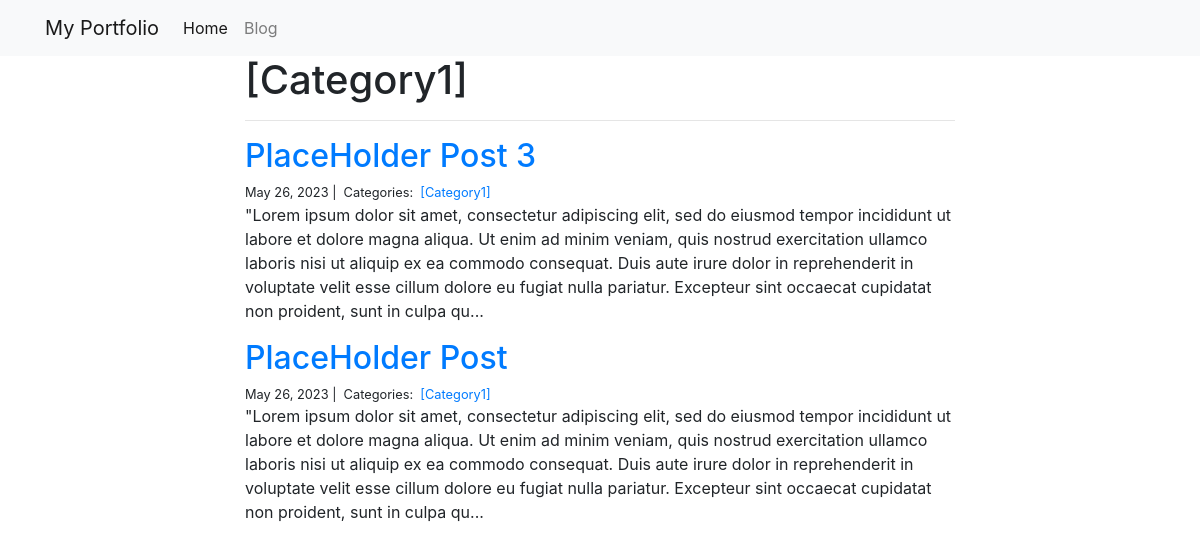
/blog/[Category1]/, run on the app's committed database.
### blog/models.py (models this page shows)
class Category(models.Model):
    name = models.CharField(max_length=20)

class Post(models.Model):
    title = models.CharField(max_length=255)
    body = models.TextField()
    created_on = models.DateTimeField(auto_now_add=True)
    last_modified = models.DateTimeField(auto_now=True)
    categories = models.ManyToManyField('Category', related_name='posts')

### blog/views.py (the view)
# urls.py: path("<category>/", views.blog_category, name="blog_category"),
def blog_category(request, category):
    posts = Post.objects.filter(
        categories__name__contains=category
    ).order_by(
        '-created_on'
    )
    context = {
        "category": category,
        "posts": posts
    }
    return render(request, "blog_category.html", context)

### blog/templates/blog_category.html
{% extends "base.html" %}
{% block page_content %}
<div class="col-md-8 offset-md-2">
    <h1>{{ category | title }}</h1>
    <hr>
    {% for post in posts %}
        <h2><a href="{% url 'blog_detail' post.pk%}">{{ post.title }}</a></h2>
        <small>
            {{ post.created_on.date }} |&nbsp;
            Categories:&nbsp;
            {% for category in post.categories.all %}
            <a href="{% url 'blog_category' category.name %}">
                {{ category.name }}
            </a>&nbsp;
            {% endfor %}
        </small>
        <p>{{ post.body | slice:":400" }}...</p>
    {% endfor %}
</div>
{% endblock %}

### data on the page
Category: name "[Category1]"
Post: title "PlaceHolder Post 3", created_on "May 26, 2023", body "\"Lorem ipsum dolor sit amet, consectetur adipiscing elit, sed do eiusmod tempor incididunt ut labore et dolore magna aliqua. Ut enim ad minim veniam, quis nostrud exercitation ullamco laboris nisi ut aliquip ex ea commodo consequat. Duis aute irure dolor in reprehenderit in voluptate velit esse cillum dolore eu fugiat nulla pariatur. Excepteur sint occaecat cupidatat non proident, sunt in culpa qu"
Post: title "PlaceHolder Post", created_on "May 26, 2023", body "\"Lorem ipsum dolor sit amet, consectetur adipiscing elit, sed do eiusmod tempor incididunt ut labore et dolore magna aliqua. Ut enim ad minim veniam, quis nostrud exercitation ullamco laboris nisi ut aliquip ex ea commodo consequat. Duis aute irure dolor in reprehenderit in voluptate velit esse cillum dolore eu fugiat nulla pariatur. Excepteur sint occaecat cupidatat non proident, sunt in culpa qu"
